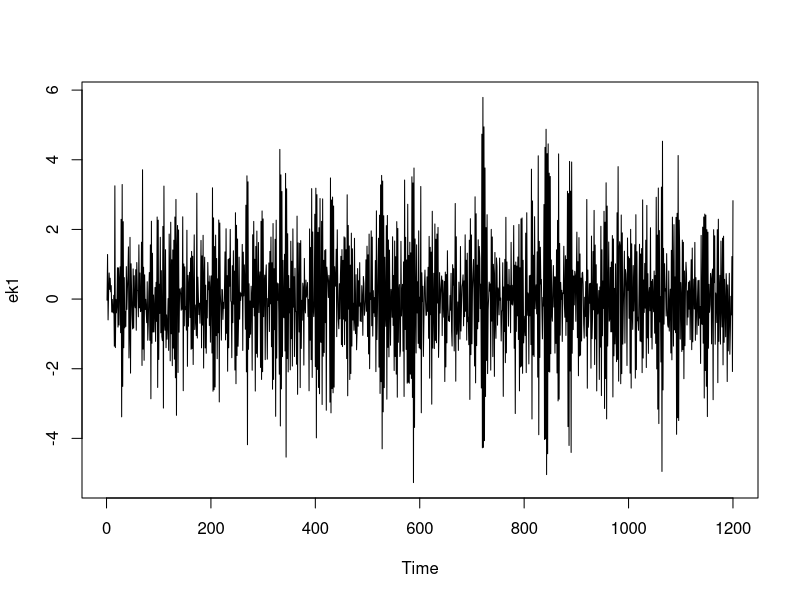
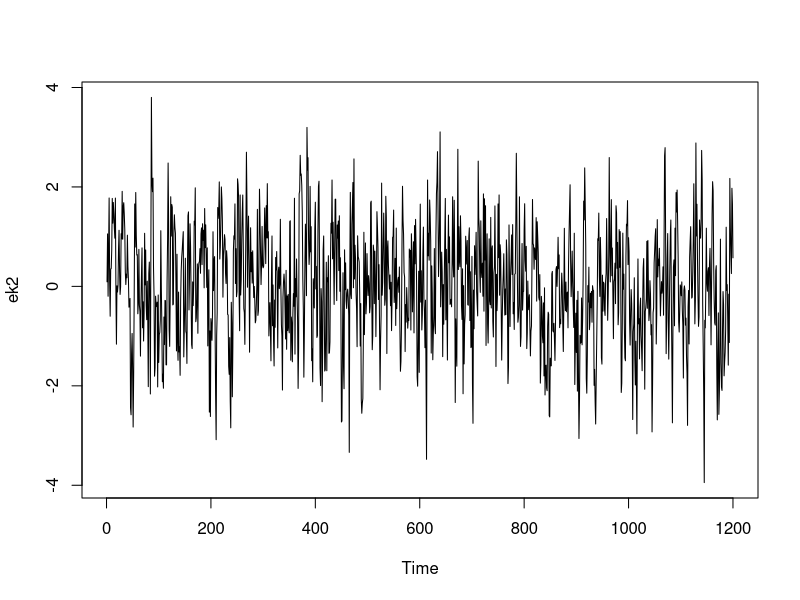
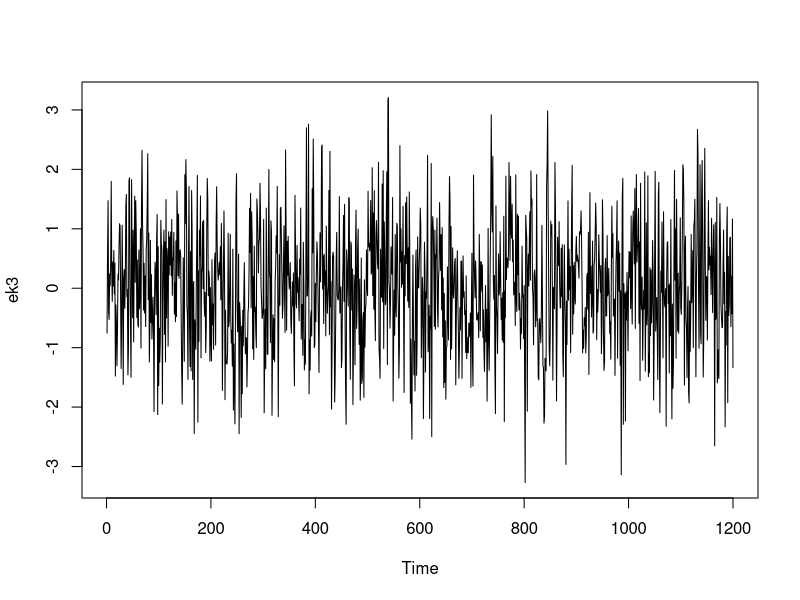

The R source for these figures, in order: (Note: this script raises an error after producing the figures.)
# simulation

library(quantreg)
library(tseries)
library(MASS)
library(ggplot2)
library(quantreg)

# simulation: menghapus 1000 data awal hasil generate
n = 200
out = 1000
N = n + out
t = seq(n)

# 1. bangkitkan var ekso
set.seed(123)
ek1 <- arima.sim(list(order = c(1, 0,0), ar=-.8), n=N); plot(ek1); adf.test(ek1)
ek2 <- arima.sim(list(order = c(1, 0,0), ar=.5), n=N); plot(ek2); adf.test(ek2)
ek3 <- arima.sim(list(order = c(1, 0,0), ar=.2), n=N); plot(ek3); adf.test(ek3)

# 2. VAR linear
X <- matrix(NA_real_, nrow = N, ncol = 2); colnames(X) <- c("x1", "x2")
X[1, ] <- c(0, 0)
X[2, ] <- c(0, 0)

for (t in 3:(N)) {
  x1_l1 <- X[t - 1, 1]; x1_l2 <- X[t-2, 1]
  x2_l1 <- X[t - 1, 2]; x2_l2 <- X[t-2, 2]
  X[t, 1] <-  0.3 * x1_l1 + 0.5 * x2_l1 + 0.6 * x1_l2 + 0.12 * x2_l2 + ex1[t] + ex2[t] + ex3[t] + U[t-2, "u1"]
  X[t, 2] <- -0.7 * x1_l1 + 0.8 * x2_l1 + 0.1 * x1_l2 - 0.3 * x2_l2 + ex1[t] + ex2[t] + ex3[t] + U[t-2, "u2"]
}

X <- X[(out + 1):N, ]   # drop burn-in
as.data.frame(X)
plot(t, X[,1], type="l")
lines(t, X[,2], col='blue')
m_koef <- c
eigenvalues <- eigen(m_koef)$values
max_magnitude <- max(abs(eigenvalues))

# 3. MESTAR nonlinear
Xn <- matrix(NA_real_, nrow = N, ncol = 2); colnames(X) <- c("x1", "x2")
Xn[1, ] <- c(0, 0)
Xn[2, ] <- c(0, 0)

for (t in 2:(N)) {
  Xn1_l1 <- Xn[t-1,1]
  Xn2_l1 <- Xn[t-1,2]
  
  Xn[t, 1] <- 6.5 * Xn1_l1 * exp(-0.25 * Xn1_l1^2) +3.5 * Xn2_l1 * exp(-0.45 * Xn2_l1^2)  + ex1[t] + ex2[t] + ex3[t] + U[t - 1, "u1"]
  Xn[t, 2] <- 4.3 * Xn1_l1 * exp(-0.15 * Xn1_l1^2) + 3.7 * Xn2_l1 * exp(-0.25 * Xn2_l1^2)  + ex1[t] + ex2[t] + ex3[t] + U[t - 1, "u2"]
  }

Xn <- Xn[(out + 1):N, ]   # drop burn-in
as.data.frame(Xn);t = 1:nrow(Xn)
plot(t, Xn[,1], type="l")
lines(t, Xn[,2], col='blue')

# 4. MIXED
Xm <- matrix(NA_real_, nrow = N, ncol = 2)
colnames(Xm) <- c("x1", "x2")
Xm[1, ] <- c(0.1,0.1)

for (t in 2:(N)) {
  Xm1_l1 <- Xm[t - 1, 1]
  Xm2_l2 <- Xm[t - 1, 2]
  
  Xm[t, 1] <- -0.8 * Xm1_l1  + 0.2*ex1[t] + 0.5*ex2[t] - 0.7*ex3[t] + U[t - 1, "u1"]
  Xm[t, 2] <- 2.9 * Xm1_l1 * exp(-0.15 * Xm1_l1^2) +3.1 * Xm2_l2 * exp(-0.25 * Xm2_l2^2)  + 0.2*ex1[t] + 0.5*ex2[t] - 0.7*ex3[t] + U[t - 1, "u2"]
}

Xm <- Xm[(out + 1):N, ]
as.data.frame(Xm)
plot(t, Xm[,1], type="l")
lines(t, Xm[,2], col='blue')


df_mixed <- data.frame(t = seq(1:length(Xm[,1])),
                       y1=Xm[,1],
                       y2=Xm[,2],
                       y1l1 = lag(Xm[,1],1),
                       y2l1 = lag(Xm[,2],1),
                       y1l2 = lag(Xm[,1],2),
                       y2l2 = lag(Xm[,2],2),
                       x1 = g1,
                       x2 = g2,
                       x3 = g3)

# visualisasi
op <- par(mfrow = c(3, 2), mar = c(4, 4, 2, 1))
plot(t, X[,1],   type = "l", main = "VAR: y1",    xlab = "t", ylab = "y1")
plot(t, X[,2],   type = "l", main = "VAR: y2",    xlab = "t", ylab = "y2")
plot(t, Xn[,1], type = "l", main = "MESTAR: y1", xlab = "t", ylab = "y1")
plot(t, Xn[,2], type = "l", main = "MESTAR: y2", xlab = "t", ylab = "y2")
plot(t, Xm[,1],  type = "l", main = "MIXED: y1",  xlab = "t", ylab = "y1")
plot(t, Xm[,2],  type = "l", main = "MIXED: y2",  xlab = "t", ylab = "y2")
par(op)

# generate eksogen untuk pemodelan
g1 <- arima.sim(list(order = c(1, 0,0), ar=-.8), n=n); plot(g1); adf.test(g1)
g2 <- arima.sim(list(order = c(1, 0,0), ar=.5), n=n); plot(g2); adf.test(g2)
g3 <- arima.sim(list(order = c(1, 0,0), ar=.2), n=n); plot(g3); adf.test(g3)

# matriks input lin & nonlin
df_lin <- data.frame(t = seq(1:length(X[,1])),
                     y1= X[,1],
                     y2= X[,2],
                     y1l1 = lag(X[,1],1),
                     y2l1 = lag(X[,2],1),
                     y1l2 = lag(X[,1],2),
                     y2l2 = lag(X[,2],2),
                     x1 = g1,
                     x2 = g2,
                     x3 = g3)

df_nonlin <- data.frame(t = seq(1:length(Xn[,1])),
                        y1=Xn[,1],
                        y2=Xn[,2],
                        y1l1 = lag(Xn[,1],1),
                        y2l1 = lag(Xn[,2],1),
                        y1l2 = lag(Xn[,1],2),
                        y2l2 = lag(Xn[,2],2),
                        x1 = g1,
                        x2 = g2,
                        x3 = g3)
                        
df_mixed <- data.frame(t = seq(1:length(Xm[,1])),
                        y1=Xm[,1],
                        y2=Xm[,2],
                        y1l1 = lag(Xm[,1],1),
                        y2l1 = lag(Xm[,2],1),
                        y1l2 = lag(Xm[,1],2),
                        y2l2 = lag(Xm[,2],2),
                        x1 = g1,
                        x2 = g2,
                        x3 = g3)

# batasan : tidak dilakukan qvarx check

# split
i_train = 0.8
i_test = 0.2

d <- list()
d = list(lin=df_lin[1:nrow(df_lin),],
         lintr=df_lin[3:(nrow(df_lin)*i_train),],
         lints=df_lin[((nrow(df_lin)*i_train)+1):nrow(df_lin),],
         nonlin=df_nonlin[1:nrow(df_nonlin),],
         nonlintr=df_nonlin[3:(nrow(df_nonlin)*i_train),],
         nonlints=df_nonlin[((nrow(df_nonlin)*i_train)+1):nrow(df_nonlin),],
         mixed=df_mixed[1:nrow(df_mixed),],
         mixedtr=df_mixed[3:(nrow(df_mixed)*i_train),],
         mixedts=df_mixed[((nrow(df_mixed)*i_train)+1):nrow(df_mixed),]
)

# qvarx modelling dg 2 lag dan tanpa restricted matrix
tau1 <- 0.05
tau2 <- 0.5
tau3 <- 0.95
p <-2

restrict_QVARX <- matrix(c(1,1,
                           1,1,
                           1,1,
                           1,1,
                           1,1,
                           1,1,
                           1,1),
                         nrow=7, ncol=2, byrow=TRUE)

# batasan penelitian
# (1) Tidak dilakukan ramalan diluar out-sample
# (2) Tidak dilakukan VARX check
# (3) Tidak dilakukan uji terasvirta

################################ LINEAR ####################################
# PEMODELAN VARX
m_lin<-VARX(zt=d$lintr[,2:3], p=2, xt=d$lintr[,8:10],m=0, include.mean = 0, fixed = NULL)
p_lin <- matrix(NA, nrow= nrow(d$lintr), ncol = 2)
for (i in 1:ncol(m_lin$coef)) {
  p_lin[,i] <- as.matrix(d$lintr[,4:10]) %*% m_lin$coef[,i]
}
print(m_lin$coef, round(4))

# akurasi in-sample
smape.100(actual=d$lintr[,2], predicted = p_lin[,1])
smape.100(actual=d$lintr[,3], predicted = p_lin[,2])

# ramalan out-sample
p_lin_out <- matrix(NA, nrow= nrow(d$lints), ncol = 2)
for (i in 1:ncol(m_lin$coef)) {
  p_lin_out[,i] <- as.matrix(d$lints[,4:10]) %*% m_lin$coef[,i]
}

# akurasi out-sample
smape.100(actual=d$lints[,2], predicted = p_lin_out[,1])
smape.100(actual=d$lints[,3], predicted = p_lin_out[,2])

# PEMODELAN QVARX
m_lin_05 <- QVARX(y=as.matrix(d$lintr[,2:3]), x_exog=as.matrix(d$lintr[,8:10]), 
                  xreg=restrict_QVARX, configuration=list(nlag=p, tau=tau1))
m_lin_50 <- QVARX(y=as.matrix(d$lintr[,2:3]), x_exog=as.matrix(d$lintr[,8:10]), 
                  xreg=restrict_QVARX, configuration=list(nlag=p, tau=tau2))
m_lin_95 <- QVARX(y=as.matrix(d$lintr[,2:3]), x_exog=as.matrix(d$lintr[,8:10]), 
                  xreg=restrict_QVARX, configuration=list(nlag=p, tau=tau3))

# prediksi in sample, needed full data
p_lin_05 <- predict_QVARX(m_lin_05, df=d$lin[,-(4:7)], p=2, i_tr = i_train)
p_lin_50 <- predict_QVARX(m_lin_50, df=d$lin[,-(4:7)], p=2, i_tr = i_train)
p_lin_95 <- predict_QVARX(m_lin_95, df=d$lin[,-(4:7)], p=2, i_tr = i_train)
nrow(p_lin_50)

# akurasi in-sample lv 0,5
smape.100(actual=d$lintr[,2], predicted = p_lin_50[-1,1])
smape.100(actual=d$lintr[,3], predicted = p_lin_50[-1,2])

# peramalan out-sample
f_lin_05 <- predict_QVARX_out(model=m_lin_05, df=d$lin[,-(4:7)], p=2, newxt=d$lints[-1,8:10])
f_lin_50 <- predict_QVARX_out(model=m_lin_50, df=d$lin[,-(4:7)], p=2, newxt=d$lints[-1,8:10])
f_lin_95 <- predict_QVARX_out(model=m_lin_95, df=d$lin[,-(4:7)], p=2, newxt=d$lints[-1,8:10])

# akurasi out-sample lv 0,5
smape.100(actual=d$lints[-1,2], predicted = f_lin_50[,1])
smape.100(actual=d$lints[-1,3], predicted = f_lin_50[,2])

# PEMODELAN MO-QRNN, needed training data, x=input layer, y=output layer
lin_s <- tune_qrnn0.5(x=as.matrix(d$lintr[,4:10]), y=as.matrix(d$lintr[,2:3]),
                   hidden.range = 3:14,
                   penalty.range = c(0,0.1,0.5),
                   tau = 0.5,
                   eps.seq = 10^seq(-2, -4, length.out = 5),
                   n.trials = 10,
                   init.range = c(-0.1,0.5,-0.1,0.5),
                   scale.y=FALSE)

# ganti fungsi
lin_s_05 <- tune_qrnn(x=as.matrix(d$lintr[,4:10]), y=as.matrix(d$lintr[,2:3]),
                      hidden.range = 3:14,
                      penalty.range = c(0,0.1,0.5),
                      tau = 0.05,
                      eps.seq = 10^seq(-2, -4, length.out = 5),
                      n.trials = 10,
                      init.range = c(-0.1,0.5,-0.1,0.5),
                      scale.y=FALSE)
lin_s_95 <- tune_qrnn(x=as.matrix(d$lintr[,4:10]), y=as.matrix(d$lintr[,2:3]),
                      hidden.range = 3:14,
                      penalty.range = c(0,0.1,0.5),
                      tau = 0.95,
                      eps.seq = 10^seq(-2, -4, length.out = 5),
                      n.trials = 10,
                      init.range = c(-0.1,0.5,-0.1,0.5),
                      scale.y=FALSE)

hasil_sim_lin <- list(tau05 = lin_s_05, tau50=lin_s, tau95=lin_s_95)
bobot_sim_lin <- list(b_05_1=lin_s_05$best.model$weights$W1,
                      b_05_2=lin_s_05$best.model$weights$W2,
                      b_50_1=lin_s$best.model$weights$W1,
                      b_50_2=lin_s$best.model$weights$W2,
                      b_95_1=lin_s_95$best.model$weights$W1,
                      b_95_2=lin_s_95$best.model$weights$W2)
pred_sim_lin <- list(y_05 = lin_s_05$best.model$prediksi,
                     y_50 = lin_s$best.model$prediksi,
                     y_95 = lin_s_95$best.model$prediksi)

# evaluasi in-sample
smape.100(d$lintr[,2],pred_sim_lin$y_50[,1])
smape.100(d$lintr[,3],pred_sim_lin$y_50[,2])

# ramalan out-sample
r_sim_lin05<- qrnn.eval(d$lints[,4:10], bobot_sim_lin$b_05_1, bobot_sim_lin$b_05_2, lower=-Inf, monotone=NULL,  additive=FALSE, eps=3.906250e-03, Th=Th)
r_sim_lin50<- qrnn.eval(d$lints[,4:10], bobot_sim_lin$b_50_1, bobot_sim_lin$b_50_2, lower=-Inf, monotone=NULL,  additive=FALSE, eps=3.906250e-03, Th=Th)
r_sim_lin95<- qrnn.eval(d$lints[,4:10], bobot_sim_lin$b_95_1, bobot_sim_lin$b_95_2, lower=-Inf, monotone=NULL, additive=FALSE, eps=3.906250e-03, Th=Th)

# smape untuk lv 0,5
which(apply(is.nan(as.matrix(r_sim_lin50)), 1, any)) #r_sim_lin50[62,]
smape.100(actual=d$lints[-62,2], predicted = r_sim_lin50[-62,1])
smape.100(actual=d$lints[-62,3], predicted = r_sim_lin50[-62,2])
dim(p_lin_05[-1,])
# qvss 0.05, needed matrix (Txm), ref=model qvarx, for=mo-qrnn
in_sc05_lin <- qvss(y=d$lintr[,2:3], ypred_ref = p_lin_05[-1,] , ypred_for = pred_sim_lin$y_05,
                    tau=0.05, eps= min(eps.seq), W1 = bobot_sim_lin$b_05_1, W2= bobot_sim_lin$b_05_2, penalty = 0, 
                    penalty2=0, unpenalized=NULL); in_sc05_lin
out_sc05_lin <- qvss(y=d$lints[,2:3], ypred_ref = f_lin_05  , ypred_for = r_sim_lin05,
                     tau=0.05, eps= min(eps.seq), W1 = bobot_sim_lin$b_05_1, W2= bobot_sim_lin$b_05_2, penalty = 0, 
                     penalty2=0, unpenalized=NULL); out_sc05_lin

# qvss 0.95, needed matrix (Txm), ref=model qvarx, for=mo-qrnn
in_sc95_lin <- qvss(y=d$lintr[,2:3], ypred_ref = p_lin_95[-1] , ypred_for = pred_sim_lin$y_95,
                    tau=0.95, eps= min(eps.seq), W1 = bobot_sim_lin$b_95_1, W2= bobot_sim_lin$b_95_2, penalty = 0, 
                    penalty2=0, unpenalized=NULL); in_sc95_lin
out_sc95_lin <- qvss(y=d$lints[,2:3], ypred_ref = f_lin_95  , ypred_for = r_sim_lin95,
                     tau=0.95, eps= min(eps.seq), W1 = bobot_sim_lin$b_95_1, W2= bobot_sim_lin$b_95_2, penalty = 0, 
                     penalty2=0, unpenalized=NULL); out_sc95_lin


################################ NON-LINEAR ##################################
# PEMODELAN VARX
m_nonlin<-VARX(zt=d$nonlintr[,2:3], p=2, xt=d$nonlintr[,8:10],m=0, include.mean = 0, fixed = NULL)
p_nonlin <- matrix(NA, nrow= nrow(d$nonlintr), ncol = 2)
for (i in 1:ncol(m_nonlin$coef)) {
  p_nonlin[,i] <- as.matrix(d$nonlintr[,4:10]) %*% m_nonlin$coef[,i]
}
print(m_nonlin$coef, round(4))

#akurasi in-sample
smape.100(actual=d$nonlintr[,2], predicted = p_nonlin[,1])
smape.100(actual=d$nonlintr[,3], predicted = p_nonlin[,2])

#ramalan out-sample
p_nonlin_out <- matrix(NA, nrow= nrow(d$nonlints), ncol = 2)
for (i in 1:ncol(m_nonlin$coef)) {
  p_nonlin_out[,i] <- as.matrix(d$nonlints[,4:10]) %*% m_nonlin$coef[,i]
}

#akurasi in-sample
smape.100(actual=d$nonlints[,2], predicted = p_nonlin_out[,1])
smape.100(actual=d$nonlints[,3], predicted = p_nonlin_out[,2])

# PEMODELAN QVARX
m_nonlin_05 <- QVARX(y=as.matrix(d$nonlintr[,2:3]), x_exog=as.matrix(d$nonlintr[,8:10]), 
                     xreg=restrict_QVARX, configuration=list(nlag=p, tau=tau1))
m_nonlin_50 <- QVARX(y=as.matrix(d$nonlintr[,2:3]), x_exog=as.matrix(d$nonlintr[,8:10]), 
                     xreg=restrict_QVARX, configuration=list(nlag=p, tau=tau2))
m_nonlin_95 <- QVARX(y=as.matrix(d$nonlintr[,2:3]), x_exog=as.matrix(d$nonlintr[,8:10]), 
                     xreg=restrict_QVARX, configuration=list(nlag=p, tau=tau3))

# prediksi in-sample, needed full data
p_nonlin_05 <- predict_QVARX(m_nonlin_05, df=d$nonlin[,-(4:7)], p=2, i_tr = i_train)
p_nonlin_50 <- predict_QVARX(m_nonlin_50, df=d$nonlin[,-(4:7)], p=2, i_tr = i_train)
p_nonlin_95 <- predict_QVARX(m_nonlin_95, df=d$nonlin[,-(4:7)], p=2, i_tr = i_train)

# akurasi lv 0,5 (0-1)
smape.100(actual=d$nonlintr[,2], predicted = p_nonlin_50[-1,1])
smape.100(actual=d$nonlintr[,3], predicted = p_nonlin_50[-1,2])

# batasan penelitian : variabel eksogen tidak di forecast

# ramalan out-sample
f_nonlin_05 <- predict_QVARX_out(model=m_nonlin_05, df=d$nonlin[,-(4:7)], p=2, newxt=d$nonlints[-1,8:10])
f_nonlin_50 <- predict_QVARX_out(model=m_nonlin_50, df=d$nonlin[,-(4:7)], p=2, newxt=d$nonlints[-1,8:10])
f_nonlin_95 <- predict_QVARX_out(model=m_nonlin_95, df=d$nonlin[,-(4:7)], p=2, newxt=d$nonlints[-1,8:10])

# akurasi lv 0,5
smape.100(actual=d$nonlints[-1,2], predicted = f_nonlin_50[,1])
smape.100(actual=d$nonlints[-1,3], predicted = f_nonlin_50[,2])

# PEMODELAN MO-QRNN, needed training data, x=input layer, y=output layer
nonlin_s <- tune_qrnn0.5(x=as.matrix(d$nonlintr[,4:10]), y=as.matrix(d$nonlintr[,2:3]),
                      hidden.range = 3:14,
                      penalty.range = c(0,0.1,0.5),
                      tau = 0.5,
                      eps.seq = 10^seq(-2, -4, length.out = 5),
                      n.trials = 10,
                      init.range = c(-0.1,0.5,-0.1,0.5),
                      scale.y=FALSE)

# ganti fungsi
nonlin_s_05 <- tune_qrnn(x=as.matrix(d$nonlintr[,4:10]), y=as.matrix(d$nonlintr[,2:3]),
                         hidden.range = 3:14,
                         penalty.range = c(0,0.1,0.5),
                         tau = 0.05,
                         eps.seq = 10^seq(-2, -4, length.out = 5),
                         n.trials = 10,
                         init.range = c(-0.1,0.5,-0.1,0.5),
                         scale.y=FALSE)
nonlin_s_95 <- tune_qrnn(x=as.matrix(d$nonlintr[,4:10]), y=as.matrix(d$nonlintr[,2:3]),
                         hidden.range = 3:14,
                         penalty.range = c(0,0.1,0.5),
                         tau = 0.95,
                         eps.seq = 10^seq(-2, -4, length.out = 5),
                         n.trials = 10,
                         init.range = c(-0.1,0.5,-0.1,0.5),
                         scale.y=FALSE)

hasil_sim_nonlin <- list(tau05 = nonlin_s_05, tau50=nonlin_s, tau95=nonlin_s_95)
bobot_sim_nonlin <- list(b_05_1=nonlin_s_05$best.model$weights$W1,
                         b_05_2=nonlin_s_05$best.model$weights$W2,
                         b_50_1=nonlin_s$best.model$weights$W1,
                         b_50_2=nonlin_s$best.model$weights$W2,
                         b_95_1=nonlin_s_95$best.model$weights$W1,
                         b_95_2=nonlin_s_95$best.model$weights$W2)
pred_sim_nonlin <- list(y_05 = nonlin_s_05$best.model$prediksi,
                        y_50 = nonlin_s$best.model$prediksi,
                        y_95 = nonlin_s_95$best.model$prediksi)

# evaluasi in-sample
smape.100(d$nonlintr[,2],pred_sim_nonlin$y_50[,1])
smape.100(d$nonlintr[,3],pred_sim_nonlin$y_50[,2])

# ramalan out-sample
r_sim_nonlin05<- qrnn.eval(d$nonlints[,4:10], bobot_sim_nonlin$b_05_1, bobot_sim_nonlin$b_05_2, lower=-Inf, monotone=NULL,  additive=FALSE, eps=3.906250e-03, Th=Th)
r_sim_nonlin50<- qrnn.eval(d$nonlints[,4:10], bobot_sim_nonlin$b_50_1, bobot_sim_nonlin$b_50_2, lower=-Inf, monotone=NULL,  additive=FALSE, eps=3.906250e-03, Th=Th)
r_sim_nonlin95<- qrnn.eval(d$nonlints[,4:10], bobot_sim_nonlin$b_95_1, bobot_sim_nonlin$b_95_2, lower=-Inf, monotone=NULL, additive=FALSE, eps=3.906250e-03, Th=Th)

# smape un lv 0,5
which(apply(is.nan(as.matrix(r_sim_nonlin50)), 1, any)) #r_sim_nonlin50[62,]
smape.100(actual=d$nonlints[,2], predicted = r_sim_nonlin50[,1])
smape.100(actual=d$nonlints[,3], predicted = r_sim_nonlin50[,2])

# qvss 0.05, needed matrix (Txm), ref=model qvarx, for=mo-qrnn
in_sc05_nonlin <- qvss(y=d$nonlintr[,2:3], ypred_ref = p_nonlin_05[-1] , ypred_for = pred_sim_nonlin$y_05,
                       tau=0.05, eps= min(eps.seq), W1 = bobot_sim_nonlin$b_05_1, W2= bobot_sim_nonlin$b_05_2, penalty = 0, 
                       penalty2=0, unpenalized=NULL); in_sc05_nonlin
out_sc05_nonlin <- qvss(y=d$nonlints[,2:3], ypred_ref = f_nonlin_05  , ypred_for = r_sim_nonlin05,
                        tau=0.05, eps= min(eps.seq), W1 = bobot_sim_nonlin$b_05_1, W2= bobot_sim_nonlin$b_05_2, penalty = 0, 
                        penalty2=0, unpenalized=NULL); out_sc05_nonlin

# qvss 0.95, needed matrix (Txm), ref=model qvarx, for=mo-qrnn
in_sc95_nonlin <- qvss(y=d$nonlintr[,2:3], ypred_ref = p_nonlin_95[-1] , ypred_for = pred_sim_nonlin$y_95,
                       tau=0.95, eps= min(eps.seq), W1 = bobot_sim_nonlin$b_95_1, W2= bobot_sim_nonlin$b_95_2, penalty = 0, 
                       penalty2=0, unpenalized=NULL); in_sc95_nonlin
out_sc95_nonlin <- qvss(y=d$nonlints[,2:3], ypred_ref = f_nonlin_95  , ypred_for = r_sim_nonlin95,
                        tau=0.95, eps= min(eps.seq), W1 = bobot_sim_nonlin$b_95_1, W2= bobot_sim_nonlin$b_95_2, penalty = 0, 
                        penalty2=0, unpenalized=NULL); out_sc95_nonlin

################################ MIXED ####################################
# PEMODELAN VARX
m_mixed<-VARX(zt=d$mixedtr[,2:3], p=2, xt=d$mixedtr[,8:10],m=0, include.mean = 0, fixed = NULL)
p_mixed <- matrix(NA, nrow= nrow(d$mixedtr), ncol = 2)
for (i in 1:ncol(m_mixed$coef)) {
  p_mixed[,i] <- as.matrix(d$mixedtr[,4:10]) %*% m_mixed$coef[,i]
}
print(m_mixed$coef, round(4))

#akurasi in-sample
smape.100(actual=d$mixedtr[,2], predicted = p_mixed[,1])
smape.100(actual=d$mixedtr[,3], predicted = p_mixed[,2])

#ramalan out-sample
p_mixed_out <- matrix(NA, nrow= nrow(d$mixedts), ncol = 2)
for (i in 1:ncol(m_mixed$coef)) {
  p_mixed_out[,i] <- as.matrix(d$mixedts[,4:10]) %*% m_mixed$coef[,i]
}

#akurasi in-sample
smape.100(actual=d$mixedts[,2], predicted = p_mixed_out[,1])
smape.100(actual=d$mixedts[,3], predicted = p_mixed_out[,2])

# PEMODELAN QVARX
m_mixed_05 <- QVARX(y=as.matrix(d$mixedtr[,2:3]), x_exog=as.matrix(d$mixedtr[,8:10]), 
                     xreg=restrict_QVARX, configuration=list(nlag=p, tau=tau1))
m_mixed_50 <- QVARX(y=as.matrix(d$mixedtr[,2:3]), x_exog=as.matrix(d$mixedtr[,8:10]), 
                     xreg=restrict_QVARX, configuration=list(nlag=p, tau=tau2))
m_mixed_95 <- QVARX(y=as.matrix(d$mixedtr[,2:3]), x_exog=as.matrix(d$mixedtr[,8:10]), 
                     xreg=restrict_QVARX, configuration=list(nlag=p, tau=tau3))

# prediksi in-sample, needed full data
p_mixed_05 <- predict_QVARX(m_mixed_05, df=d$mixed[,-(4:7)], p=2, i_tr = i_train)
p_mixed_50 <- predict_QVARX(m_mixed_50, df=d$mixed[,-(4:7)], p=2, i_tr = i_train)
p_mixed_95 <- predict_QVARX(m_mixed_95, df=d$mixed[,-(4:7)], p=2, i_tr = i_train)

# akurasi lv 0,5 (0-1)
smape.100(actual=d$mixedtr[,2], predicted = p_mixed_50[-1,1])
smape.100(actual=d$mixedtr[,3], predicted = p_mixed_50[-1,2])

# batasan penelitian : variabel eksogen tidak di forecast

# ramalan out-sample
f_mixed_05 <- predict_QVARX_out(model=m_mixed_05, df=d$mixed[,-(4:7)], p=2, newxt=d$mixedts[-1,8:10])
f_mixed_50 <- predict_QVARX_out(model=m_mixed_50, df=d$mixed[,-(4:7)], p=2, newxt=d$mixedts[-1,8:10])
f_mixed_95 <- predict_QVARX_out(model=m_mixed_95, df=d$mixed[,-(4:7)], p=2, newxt=d$mixedts[-1,8:10])

# akurasi lv 0,5
smape.100(actual=d$mixedts[-1,2], predicted = f_mixed_50[,1])
smape.100(actual=d$mixedts[-1,3], predicted = f_mixed_50[,2])

# PEMODELAN MO-QRNN, needed training data, x=input layer, y=output layer
mixed_s <- tune_qrnn0.5(x=as.matrix(d$mixedtr[,4:10]), y=as.matrix(d$mixedtr[,2:3]),
                         hidden.range = 3:14,
                         penalty.range = c(0,0.1,0.5),
                         tau = 0.5,
                         eps.seq = 10^seq(-2, -4, length.out = 5),
                         n.trials = 10,
                         init.range = c(-0.1,0.5,-0.1,0.5),
                         scale.y=FALSE)

# ganti fungsi
mixed_s_05 <- tune_qrnn(x=as.matrix(d$mixedtr[,4:10]), y=as.matrix(d$mixedtr[,2:3]),
                         hidden.range = 3:14,
                         penalty.range = c(0,0.1,0.5),
                         tau = 0.05,
                         eps.seq = 10^seq(-2, -4, length.out = 5),
                         n.trials = 10,
                         init.range = c(-0.1,0.5,-0.1,0.5),
                         scale.y=FALSE)
mixed_s_95 <- tune_qrnn(x=as.matrix(d$mixedtr[,4:10]), y=as.matrix(d$mixedtr[,2:3]),
                         hidden.range = 3:14,
                         penalty.range = c(0,0.1,0.5),
                         tau = 0.95,
                         eps.seq = 10^seq(-2, -4, length.out = 5),
                         n.trials = 10,
                         init.range = c(-0.1,0.5,-0.1,0.5),
                         scale.y=FALSE)

hasil_sim_mixed <- list(tau05 = mixed_s_05, tau50=mixed_s, tau95=mixed_s_95)
bobot_sim_mixed <- list(b_05_1=mixed_s_05$best.model$weights$W1,
                         b_05_2=mixed_s_05$best.model$weights$W2,
                         b_50_1=mixed_s$best.model$weights$W1,
                         b_50_2=mixed_s$best.model$weights$W2,
                         b_95_1=mixed_s_95$best.model$weights$W1,
                         b_95_2=mixed_s_95$best.model$weights$W2)
pred_sim_mixed <- list(y_05 = mixed_s_05$best.model$prediksi,
                        y_50 = mixed_s$best.model$prediksi,
                        y_95 = mixed_s_95$best.model$prediksi)

# evaluasi in-sample
smape.100(d$mixedtr[,2],pred_sim_mixed$y_50[,1])
smape.100(d$mixedtr[,3],pred_sim_mixed$y_50[,2])

# ramalan out-sample
r_sim_mixed05<- qrnn.eval(d$mixedts[,4:10], bobot_sim_mixed$b_05_1, bobot_sim_mixed$b_05_2, lower=-Inf, monotone=NULL,  additive=FALSE, eps=3.906250e-03, Th=Th)
r_sim_mixed50<- qrnn.eval(d$mixedts[,4:10], bobot_sim_mixed$b_50_1, bobot_sim_mixed$b_50_2, lower=-Inf, monotone=NULL,  additive=FALSE, eps=3.906250e-03, Th=Th)
r_sim_mixed95<- qrnn.eval(d$mixedts[,4:10], bobot_sim_mixed$b_95_1, bobot_sim_mixed$b_95_2, lower=-Inf, monotone=NULL, additive=FALSE, eps=3.906250e-03, Th=Th)

# smape un lv 0,5
smape.100(actual=d$mixedts[,2], predicted = r_sim_mixed50[,1])
smape.100(actual=d$mixedts[,3], predicted = r_sim_mixed50[,2])

# qvss 0.05, needed matrix (Txm), ref=model qvarx, for=mo-qrnn
in_sc05_mixed <- qvss(y=d$mixedtr[,2:3], ypred_ref = p_mixed_05[-1] , ypred_for = pred_sim_mixed$y_05,
                       tau=0.05, eps= min(eps.seq), W1 = bobot_sim_mixed$b_05_1, W2= bobot_sim_mixed$b_05_2, penalty = 0, 
                       penalty2=0, unpenalized=NULL); in_sc05_mixed
out_sc05_mixed <- qvss(y=d$mixedts[,2:3], ypred_ref = f_mixed_05  , ypred_for = r_sim_mixed05,
                        tau=0.05, eps= min(eps.seq), W1 = bobot_sim_mixed$b_05_1, W2= bobot_sim_mixed$b_05_2, penalty = 0, 
                        penalty2=0, unpenalized=NULL); out_sc05_mixed

# qvss 0.95, needed matrix (Txm), ref=model qvarx, for=mo-qrnn
in_sc95_mixed <- qvss(y=d$mixedtr[,2:3], ypred_ref = p_mixed_95[-1] , ypred_for = pred_sim_mixed$y_95,
                       tau=0.95, eps= min(eps.seq), W1 = bobot_sim_mixed$b_95_1, W2= bobot_sim_mixed$b_95_2, penalty = 0, 
                       penalty2=0, unpenalized=NULL); in_sc95_mixed
out_sc95_mixed <- qvss(y=d$mixedts[,2:3], ypred_ref = f_mixed_95  , ypred_for = r_sim_mixed95,
                        tau=0.95, eps= min(eps.seq), W1 = bobot_sim_mixed$b_95_1, W2= bobot_sim_mixed$b_95_2, penalty = 0, 
                        penalty2=0, unpenalized=NULL); out_sc95_mixed
